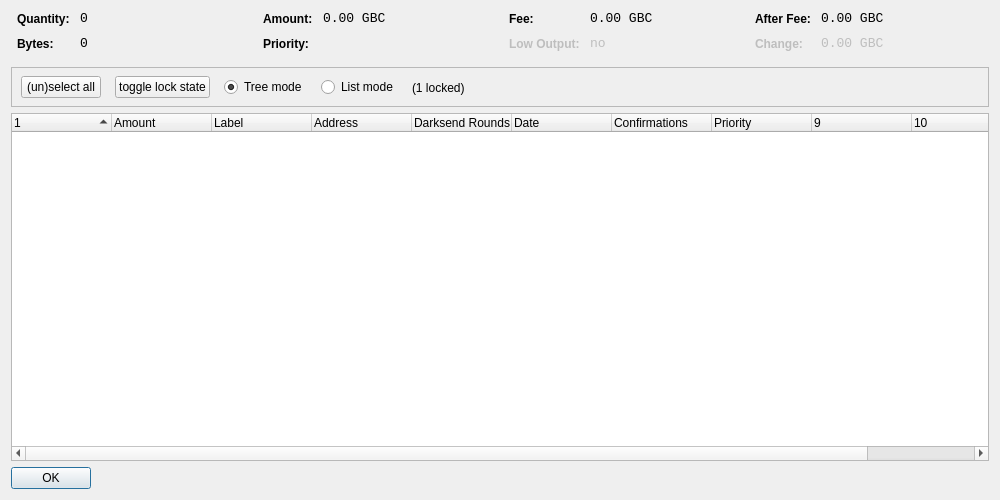
<?xml version="1.0" encoding="UTF-8"?>
<ui version="4.0">
 <class>CoinControlDialog</class>
 <widget class="QDialog" name="CoinControlDialog">
  <property name="geometry">
   <rect>
    <x>0</x>
    <y>0</y>
    <width>1000</width>
    <height>500</height>
   </rect>
  </property>
  <property name="windowTitle">
   <string>Coin Control</string>
  </property>
  <layout class="QVBoxLayout" name="verticalLayout">
   <item>
    <layout class="QHBoxLayout" name="horizontalLayoutTop" stretch="0,0,0,0">
     <property name="topMargin">
      <number>0</number>
     </property>
     <property name="bottomMargin">
      <number>10</number>
     </property>
     <item>
      <layout class="QFormLayout" name="formLayoutCoinControl1">
       <property name="horizontalSpacing">
        <number>10</number>
       </property>
       <property name="verticalSpacing">
        <number>10</number>
       </property>
       <property name="leftMargin">
        <number>6</number>
       </property>
       <property name="rightMargin">
        <number>6</number>
       </property>
       <item row="0" column="0">
        <widget class="QLabel" name="labelCoinControlQuantityText">
         <property name="styleSheet">
          <string notr="true">font-weight:bold;</string>
         </property>
         <property name="text">
          <string>Quantity:</string>
         </property>
        </widget>
       </item>
       <item row="0" column="1">
        <widget class="QLabel" name="labelCoinControlQuantity">
         <property name="font">
          <font>
           <family>Monospace</family>
           <pointsize>10</pointsize>
          </font>
         </property>
         <property name="cursor">
          <cursorShape>IBeamCursor</cursorShape>
         </property>
         <property name="contextMenuPolicy">
          <enum>Qt::ActionsContextMenu</enum>
         </property>
         <property name="text">
          <string notr="true">0</string>
         </property>
         <property name="textInteractionFlags">
          <set>Qt::LinksAccessibleByMouse|Qt::TextSelectableByKeyboard|Qt::TextSelectableByMouse</set>
         </property>
        </widget>
       </item>
       <item row="1" column="0">
        <widget class="QLabel" name="labelCoinControlBytesText">
         <property name="styleSheet">
          <string notr="true">font-weight:bold;</string>
         </property>
         <property name="text">
          <string>Bytes:</string>
         </property>
        </widget>
       </item>
       <item row="1" column="1">
        <widget class="QLabel" name="labelCoinControlBytes">
         <property name="font">
          <font>
           <family>Monospace</family>
           <pointsize>10</pointsize>
          </font>
         </property>
         <property name="cursor">
          <cursorShape>IBeamCursor</cursorShape>
         </property>
         <property name="contextMenuPolicy">
          <enum>Qt::ActionsContextMenu</enum>
         </property>
         <property name="text">
          <string notr="true">0</string>
         </property>
         <property name="textInteractionFlags">
          <set>Qt::LinksAccessibleByMouse|Qt::TextSelectableByKeyboard|Qt::TextSelectableByMouse</set>
         </property>
        </widget>
       </item>
      </layout>
     </item>
     <item>
      <layout class="QFormLayout" name="formLayoutCoinControl2">
       <property name="horizontalSpacing">
        <number>10</number>
       </property>
       <property name="verticalSpacing">
        <number>10</number>
       </property>
       <property name="leftMargin">
        <number>6</number>
       </property>
       <property name="rightMargin">
        <number>6</number>
       </property>
       <item row="0" column="0">
        <widget class="QLabel" name="labelCoinControlAmountText">
         <property name="styleSheet">
          <string notr="true">font-weight:bold;</string>
         </property>
         <property name="text">
          <string>Amount:</string>
         </property>
        </widget>
       </item>
       <item row="0" column="1">
        <widget class="QLabel" name="labelCoinControlAmount">
         <property name="font">
          <font>
           <family>Monospace</family>
           <pointsize>10</pointsize>
          </font>
         </property>
         <property name="cursor">
          <cursorShape>IBeamCursor</cursorShape>
         </property>
         <property name="contextMenuPolicy">
          <enum>Qt::ActionsContextMenu</enum>
         </property>
         <property name="text">
          <string notr="true">0.00 GBC</string>
         </property>
         <property name="textInteractionFlags">
          <set>Qt::LinksAccessibleByMouse|Qt::TextSelectableByKeyboard|Qt::TextSelectableByMouse</set>
         </property>
        </widget>
       </item>
       <item row="1" column="0">
        <widget class="QLabel" name="labelCoinControlPriorityText">
         <property name="styleSheet">
          <string notr="true">font-weight:bold;</string>
         </property>
         <property name="text">
          <string>Priority:</string>
         </property>
        </widget>
       </item>
       <item row="1" column="1">
        <widget class="QLabel" name="labelCoinControlPriority">
         <property name="font">
          <font>
           <family>Monospace</family>
           <pointsize>10</pointsize>
          </font>
         </property>
         <property name="cursor">
          <cursorShape>IBeamCursor</cursorShape>
         </property>
         <property name="contextMenuPolicy">
          <enum>Qt::ActionsContextMenu</enum>
         </property>
         <property name="text">
          <string/>
         </property>
         <property name="textInteractionFlags">
          <set>Qt::LinksAccessibleByMouse|Qt::TextSelectableByKeyboard|Qt::TextSelectableByMouse</set>
         </property>
        </widget>
       </item>
      </layout>
     </item>
     <item>
      <layout class="QFormLayout" name="formLayoutCoinControl3">
       <property name="horizontalSpacing">
        <number>10</number>
       </property>
       <property name="verticalSpacing">
        <number>10</number>
       </property>
       <property name="leftMargin">
        <number>6</number>
       </property>
       <property name="rightMargin">
        <number>6</number>
       </property>
       <item row="0" column="0">
        <widget class="QLabel" name="labelCoinControlFeeText">
         <property name="styleSheet">
          <string notr="true">font-weight:bold;</string>
         </property>
         <property name="text">
          <string>Fee:</string>
         </property>
        </widget>
       </item>
       <item row="0" column="1">
        <widget class="QLabel" name="labelCoinControlFee">
         <property name="font">
          <font>
           <family>Monospace</family>
           <pointsize>10</pointsize>
          </font>
         </property>
         <property name="cursor">
          <cursorShape>IBeamCursor</cursorShape>
         </property>
         <property name="contextMenuPolicy">
          <enum>Qt::ActionsContextMenu</enum>
         </property>
         <property name="text">
          <string notr="true">0.00 GBC</string>
         </property>
         <property name="textInteractionFlags">
          <set>Qt::LinksAccessibleByMouse|Qt::TextSelectableByKeyboard|Qt::TextSelectableByMouse</set>
         </property>
        </widget>
       </item>
       <item row="1" column="0">
        <widget class="QLabel" name="labelCoinControlLowOutputText">
         <property name="enabled">
          <bool>false</bool>
         </property>
         <property name="styleSheet">
          <string notr="true">font-weight:bold;</string>
         </property>
         <property name="text">
          <string>Low Output:</string>
         </property>
        </widget>
       </item>
       <item row="1" column="1">
        <widget class="QLabel" name="labelCoinControlLowOutput">
         <property name="enabled">
          <bool>false</bool>
         </property>
         <property name="font">
          <font>
           <family>Monospace</family>
           <pointsize>10</pointsize>
          </font>
         </property>
         <property name="cursor">
          <cursorShape>IBeamCursor</cursorShape>
         </property>
         <property name="contextMenuPolicy">
          <enum>Qt::ActionsContextMenu</enum>
         </property>
         <property name="text">
          <string notr="true">no</string>
         </property>
         <property name="textInteractionFlags">
          <set>Qt::LinksAccessibleByMouse|Qt::TextSelectableByKeyboard|Qt::TextSelectableByMouse</set>
         </property>
        </widget>
       </item>
      </layout>
     </item>
     <item>
      <layout class="QFormLayout" name="formLayoutCoinControl4">
       <property name="horizontalSpacing">
        <number>10</number>
       </property>
       <property name="verticalSpacing">
        <number>10</number>
       </property>
       <property name="leftMargin">
        <number>6</number>
       </property>
       <property name="rightMargin">
        <number>6</number>
       </property>
       <item row="0" column="0">
        <widget class="QLabel" name="labelCoinControlAfterFeeText">
         <property name="styleSheet">
          <string notr="true">font-weight:bold;</string>
         </property>
         <property name="text">
          <string>After Fee:</string>
         </property>
        </widget>
       </item>
       <item row="0" column="1">
        <widget class="QLabel" name="labelCoinControlAfterFee">
         <property name="font">
          <font>
           <family>Monospace</family>
           <pointsize>10</pointsize>
          </font>
         </property>
         <property name="cursor">
          <cursorShape>IBeamCursor</cursorShape>
         </property>
         <property name="contextMenuPolicy">
          <enum>Qt::ActionsContextMenu</enum>
         </property>
         <property name="text">
          <string notr="true">0.00 GBC</string>
         </property>
         <property name="textInteractionFlags">
          <set>Qt::LinksAccessibleByMouse|Qt::TextSelectableByKeyboard|Qt::TextSelectableByMouse</set>
         </property>
        </widget>
       </item>
       <item row="1" column="0">
        <widget class="QLabel" name="labelCoinControlChangeText">
         <property name="enabled">
          <bool>false</bool>
         </property>
         <property name="styleSheet">
          <string notr="true">font-weight:bold;</string>
         </property>
         <property name="text">
          <string>Change:</string>
         </property>
        </widget>
       </item>
       <item row="1" column="1">
        <widget class="QLabel" name="labelCoinControlChange">
         <property name="enabled">
          <bool>false</bool>
         </property>
         <property name="font">
          <font>
           <family>Monospace</family>
           <pointsize>10</pointsize>
          </font>
         </property>
         <property name="cursor">
          <cursorShape>IBeamCursor</cursorShape>
         </property>
         <property name="contextMenuPolicy">
          <enum>Qt::ActionsContextMenu</enum>
         </property>
         <property name="text">
          <string notr="true">0.00 GBC</string>
         </property>
         <property name="textInteractionFlags">
          <set>Qt::LinksAccessibleByMouse|Qt::TextSelectableByKeyboard|Qt::TextSelectableByMouse</set>
         </property>
        </widget>
       </item>
      </layout>
     </item>
    </layout>
   </item>
   <item>
    <widget class="QFrame" name="frame">
     <property name="minimumSize">
      <size>
       <width>0</width>
       <height>40</height>
      </size>
     </property>
     <property name="frameShape">
      <enum>QFrame::StyledPanel</enum>
     </property>
     <property name="frameShadow">
      <enum>QFrame::Sunken</enum>
     </property>
     <widget class="QWidget" name="horizontalLayoutWidget">
      <property name="geometry">
       <rect>
        <x>10</x>
        <y>0</y>
        <width>781</width>
        <height>41</height>
       </rect>
      </property>
      <layout class="QHBoxLayout" name="horizontalLayoutPanel" stretch="0,0,0,0,0">
       <property name="spacing">
        <number>14</number>
       </property>
       <item>
        <widget class="QPushButton" name="pushButtonSelectAll">
         <property name="sizePolicy">
          <sizepolicy hsizetype="Maximum" vsizetype="Fixed">
           <horstretch>0</horstretch>
           <verstretch>0</verstretch>
          </sizepolicy>
         </property>
         <property name="text">
          <string>(un)select all</string>
         </property>
        </widget>
       </item>
        <item>
         <widget class="QPushButton" name="pushButtonToggleLock">
          <property name="sizePolicy">
           <sizepolicy hsizetype="Maximum" vsizetype="Fixed">
            <horstretch>0</horstretch>
            <verstretch>0</verstretch>
           </sizepolicy>
          </property>
          <property name="text">
           <string>toggle lock state</string>
          </property>
          <property name="autoDefault">
           <bool>false</bool>
          </property>
         </widget>
        </item>
       <item>
        <widget class="QRadioButton" name="radioTreeMode">
         <property name="sizePolicy">
          <sizepolicy hsizetype="Maximum" vsizetype="Fixed">
           <horstretch>0</horstretch>
           <verstretch>0</verstretch>
          </sizepolicy>
         </property>
         <property name="text">
          <string>Tree mode</string>
         </property>
         <property name="checked">
          <bool>true</bool>
         </property>
        </widget>
       </item>
       <item>
        <widget class="QRadioButton" name="radioListMode">
         <property name="sizePolicy">
          <sizepolicy hsizetype="Maximum" vsizetype="Fixed">
           <horstretch>0</horstretch>
           <verstretch>0</verstretch>
          </sizepolicy>
         </property>
         <property name="text">
          <string>List mode</string>
         </property>
        </widget>
       </item>
        <item>
         <widget class="QLabel" name="labelLocked">
          <property name="text">
           <string>(1 locked)</string>
          </property>
         </widget>
        </item>
       <item>
        <spacer name="horizontalSpacer">
         <property name="orientation">
          <enum>Qt::Horizontal</enum>
         </property>
         <property name="sizeHint" stdset="0">
          <size>
           <width>40</width>
           <height>20</height>
          </size>
         </property>
        </spacer>
       </item>
      </layout>
     </widget>
    </widget>
   </item>
   <item>
    <widget class="CoinControlTreeWidget" name="treeWidget">
     <property name="contextMenuPolicy">
      <enum>Qt::CustomContextMenu</enum>
     </property>
     <property name="sortingEnabled">
      <bool>false</bool>
     </property>
     <property name="columnCount">
      <number>11</number>
     </property>
     <attribute name="headerShowSortIndicator" stdset="0">
      <bool>true</bool>
     </attribute>
     <attribute name="headerStretchLastSection">
      <bool>false</bool>
     </attribute>
     <column>
      <property name="text">
       <string/>
      </property>
     </column>
     <column>
      <property name="text">
       <string>Amount</string>
      </property>
     </column>
     <column>
      <property name="text">
       <string>Label</string>
      </property>
     </column>
     <column>
      <property name="text">
       <string>Address</string>
      </property>
     </column>
     <column>
      <property name="text">
       <string>Darksend Rounds</string>
      </property>
    </column>
     <column>
      <property name="text">
       <string>Date</string>
      </property>
     </column>
     <column>
      <property name="text">
       <string>Confirmations</string>
      </property>
      <property name="toolTip">
       <string>Confirmed</string>
      </property>
     </column>
     <column>
      <property name="text">
       <string>Priority</string>
      </property>
     </column>
     <column>
      <property name="text">
       <string/>
      </property>
     </column>
     <column>
      <property name="text">
       <string/>
      </property>
     </column>
     <column>
      <property name="text">
       <string/>
      </property>
     </column>
     <column>
      <property name="text">
       <string/>
      </property>
     </column>
    </widget>
   </item>
   <item>
    <widget class="QDialogButtonBox" name="buttonBox">
     <property name="sizePolicy">
      <sizepolicy hsizetype="Maximum" vsizetype="Fixed">
       <horstretch>0</horstretch>
       <verstretch>0</verstretch>
      </sizepolicy>
     </property>
     <property name="orientation">
      <enum>Qt::Horizontal</enum>
     </property>
     <property name="standardButtons">
      <set>QDialogButtonBox::Ok</set>
     </property>
    </widget>
   </item>
  </layout>
 </widget>
 <customwidgets>
  <customwidget>
   <class>CoinControlTreeWidget</class>
   <extends>QTreeWidget</extends>
   <header>coincontroltreewidget.h</header>
  </customwidget>
 </customwidgets>
 <resources/>
 <connections/>
</ui>
